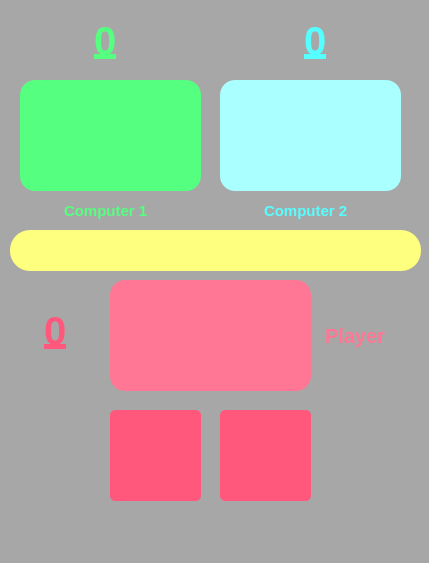
<?xml version="1.0" encoding="UTF-8"?>
<ui version="4.0">
 <class>MainWindow</class>
 <widget class="QMainWindow" name="MainWindow">
  <property name="geometry">
   <rect>
    <x>0</x>
    <y>0</y>
    <width>429</width>
    <height>563</height>
   </rect>
  </property>
  <property name="sizePolicy">
   <sizepolicy hsizetype="Fixed" vsizetype="Fixed">
    <horstretch>0</horstretch>
    <verstretch>0</verstretch>
   </sizepolicy>
  </property>
  <property name="windowTitle">
   <string>Palam Pulum Plish</string>
  </property>
  <property name="styleSheet">
   <string notr="true">background-color: rgb(167, 167, 167);</string>
  </property>
  <widget class="QWidget" name="centralwidget">
   <widget class="QPushButton" name="back">
    <property name="geometry">
     <rect>
      <x>110</x>
      <y>410</y>
      <width>91</width>
      <height>91</height>
     </rect>
    </property>
    <property name="font">
     <font>
      <family>Segoe UI</family>
      <pointsize>25</pointsize>
     </font>
    </property>
    <property name="styleSheet">
     <string notr="true">background-color: rgb(255, 88, 124);
border-top-right-radius: 5px;
border-top-left-radius: 5px;
border-bottom-right-radius: 5px;
border-bottom-left-radius: 5px;</string>
    </property>
    <property name="text">
     <string/>
    </property>
   </widget>
   <widget class="QPushButton" name="front">
    <property name="geometry">
     <rect>
      <x>220</x>
      <y>410</y>
      <width>91</width>
      <height>91</height>
     </rect>
    </property>
    <property name="font">
     <font>
      <family>Segoe UI</family>
      <pointsize>25</pointsize>
     </font>
    </property>
    <property name="styleSheet">
     <string notr="true">background-color: rgb(255, 88, 124);
border-top-right-radius: 5px;
border-top-left-radius: 5px;
border-bottom-right-radius: 5px;
border-bottom-left-radius: 5px;</string>
    </property>
    <property name="text">
     <string/>
    </property>
   </widget>
   <widget class="QLineEdit" name="player">
    <property name="geometry">
     <rect>
      <x>110</x>
      <y>280</y>
      <width>201</width>
      <height>111</height>
     </rect>
    </property>
    <property name="font">
     <font>
      <family>Segoe UI</family>
      <pointsize>60</pointsize>
      <bold>false</bold>
     </font>
    </property>
    <property name="styleSheet">
     <string notr="true">background-color: rgb(255, 119, 148);
border-top-right-radius: 15px;
border-top-left-radius: 15px;
border-bottom-right-radius: 15px;
border-bottom-left-radius: 15px;</string>
    </property>
    <property name="text">
     <string/>
    </property>
    <property name="maxLength">
     <number>2</number>
    </property>
    <property name="alignment">
     <set>Qt::AlignCenter</set>
    </property>
   </widget>
   <widget class="QLineEdit" name="computer2">
    <property name="geometry">
     <rect>
      <x>220</x>
      <y>80</y>
      <width>181</width>
      <height>111</height>
     </rect>
    </property>
    <property name="font">
     <font>
      <family>Segoe UI</family>
      <pointsize>60</pointsize>
     </font>
    </property>
    <property name="styleSheet">
     <string notr="true">background-color: rgb(170, 255, 255);
border-top-right-radius: 15px;
border-top-left-radius: 15px;
border-bottom-right-radius: 15px;
border-bottom-left-radius: 15px;</string>
    </property>
    <property name="text">
     <string/>
    </property>
    <property name="maxLength">
     <number>2</number>
    </property>
    <property name="alignment">
     <set>Qt::AlignCenter</set>
    </property>
   </widget>
   <widget class="QLineEdit" name="computer1">
    <property name="geometry">
     <rect>
      <x>20</x>
      <y>80</y>
      <width>181</width>
      <height>111</height>
     </rect>
    </property>
    <property name="font">
     <font>
      <family>Segoe UI</family>
      <pointsize>60</pointsize>
     </font>
    </property>
    <property name="styleSheet">
     <string notr="true">background-color: rgb(85, 255, 127);
border-top-right-radius: 15px;
border-top-left-radius: 15px;
border-bottom-right-radius: 15px;
border-bottom-left-radius: 15px;</string>
    </property>
    <property name="text">
     <string/>
    </property>
    <property name="maxLength">
     <number>2</number>
    </property>
    <property name="alignment">
     <set>Qt::AlignHCenter|Qt::AlignTop</set>
    </property>
   </widget>
   <widget class="QLineEdit" name="player_score">
    <property name="geometry">
     <rect>
      <x>10</x>
      <y>300</y>
      <width>91</width>
      <height>61</height>
     </rect>
    </property>
    <property name="font">
     <font>
      <family>Segoe UI</family>
      <pointsize>30</pointsize>
      <bold>true</bold>
      <underline>true</underline>
     </font>
    </property>
    <property name="styleSheet">
     <string notr="true">color: rgb(255, 88, 124);
border-top-right-radius: 5px;
border-top-left-radius: 5px;
border-bottom-right-radius: 5px;
border-bottom-left-radius: 5px;</string>
    </property>
    <property name="text">
     <string>0</string>
    </property>
    <property name="maxLength">
     <number>1</number>
    </property>
    <property name="alignment">
     <set>Qt::AlignCenter</set>
    </property>
   </widget>
   <widget class="QLineEdit" name="scoreC2">
    <property name="geometry">
     <rect>
      <x>270</x>
      <y>10</y>
      <width>91</width>
      <height>61</height>
     </rect>
    </property>
    <property name="font">
     <font>
      <family>Segoe UI</family>
      <pointsize>30</pointsize>
      <bold>true</bold>
      <underline>true</underline>
     </font>
    </property>
    <property name="styleSheet">
     <string notr="true">color: rgb(85, 255, 255);
border-top-right-radius: 5px;
border-top-left-radius: 5px;
border-bottom-right-radius: 5px;
border-bottom-left-radius: 5px;</string>
    </property>
    <property name="inputMask">
     <string/>
    </property>
    <property name="text">
     <string>0</string>
    </property>
    <property name="maxLength">
     <number>1</number>
    </property>
    <property name="alignment">
     <set>Qt::AlignCenter</set>
    </property>
   </widget>
   <widget class="QLineEdit" name="win">
    <property name="geometry">
     <rect>
      <x>10</x>
      <y>230</y>
      <width>411</width>
      <height>41</height>
     </rect>
    </property>
    <property name="font">
     <font>
      <family>Segoe UI</family>
      <pointsize>13</pointsize>
      <bold>true</bold>
     </font>
    </property>
    <property name="styleSheet">
     <string notr="true">background-color: rgb(255, 255, 127);
border-top-right-radius: 20px;
border-top-left-radius: 20px;
border-bottom-right-radius: 20px;
border-bottom-left-radius: 20px;</string>
    </property>
    <property name="text">
     <string/>
    </property>
    <property name="maxLength">
     <number>15</number>
    </property>
    <property name="alignment">
     <set>Qt::AlignCenter</set>
    </property>
   </widget>
   <widget class="QLineEdit" name="scoreC1">
    <property name="geometry">
     <rect>
      <x>60</x>
      <y>10</y>
      <width>91</width>
      <height>61</height>
     </rect>
    </property>
    <property name="font">
     <font>
      <family>Segoe UI</family>
      <pointsize>30</pointsize>
      <bold>true</bold>
      <underline>true</underline>
     </font>
    </property>
    <property name="styleSheet">
     <string notr="true">color: rgb(85, 255, 127);
border-top-right-radius: 5px;
border-top-left-radius: 5px;
border-bottom-right-radius: 5px;
border-bottom-left-radius: 5px;</string>
    </property>
    <property name="inputMask">
     <string/>
    </property>
    <property name="text">
     <string>0</string>
    </property>
    <property name="maxLength">
     <number>1</number>
    </property>
    <property name="alignment">
     <set>Qt::AlignCenter</set>
    </property>
   </widget>
   <widget class="QLineEdit" name="name1">
    <property name="geometry">
     <rect>
      <x>50</x>
      <y>200</y>
      <width>113</width>
      <height>21</height>
     </rect>
    </property>
    <property name="font">
     <font>
      <pointsize>11</pointsize>
      <bold>true</bold>
     </font>
    </property>
    <property name="styleSheet">
     <string notr="true">color: rgb(85, 255, 127);
border-top-right-radius: 5px;
border-top-left-radius: 5px;
border-bottom-right-radius: 5px;
border-bottom-left-radius: 5px;</string>
    </property>
    <property name="text">
     <string>Computer 1</string>
    </property>
    <property name="alignment">
     <set>Qt::AlignCenter</set>
    </property>
   </widget>
   <widget class="QLineEdit" name="name2">
    <property name="geometry">
     <rect>
      <x>250</x>
      <y>200</y>
      <width>113</width>
      <height>21</height>
     </rect>
    </property>
    <property name="font">
     <font>
      <pointsize>11</pointsize>
      <bold>true</bold>
     </font>
    </property>
    <property name="styleSheet">
     <string notr="true">color: rgb(85, 255, 255);
border-top-right-radius: 5px;
border-top-left-radius: 5px;
border-bottom-right-radius: 5px;
border-bottom-left-radius: 5px;</string>
    </property>
    <property name="text">
     <string>Computer 2</string>
    </property>
    <property name="alignment">
     <set>Qt::AlignCenter</set>
    </property>
   </widget>
   <widget class="QLineEdit" name="name">
    <property name="geometry">
     <rect>
      <x>320</x>
      <y>320</y>
      <width>71</width>
      <height>31</height>
     </rect>
    </property>
    <property name="font">
     <font>
      <pointsize>15</pointsize>
      <bold>true</bold>
     </font>
    </property>
    <property name="styleSheet">
     <string notr="true">color: rgb(255, 119, 148);
border-top-right-radius: 5px;
border-top-left-radius: 5px;
border-bottom-right-radius: 5px;
border-bottom-left-radius: 5px;</string>
    </property>
    <property name="text">
     <string>Player</string>
    </property>
    <property name="alignment">
     <set>Qt::AlignCenter</set>
    </property>
   </widget>
  </widget>
  <widget class="QMenuBar" name="menubar">
   <property name="geometry">
    <rect>
     <x>0</x>
     <y>0</y>
     <width>429</width>
     <height>22</height>
    </rect>
   </property>
  </widget>
  <widget class="QStatusBar" name="statusbar"/>
 </widget>
 <resources/>
 <connections/>
</ui>
